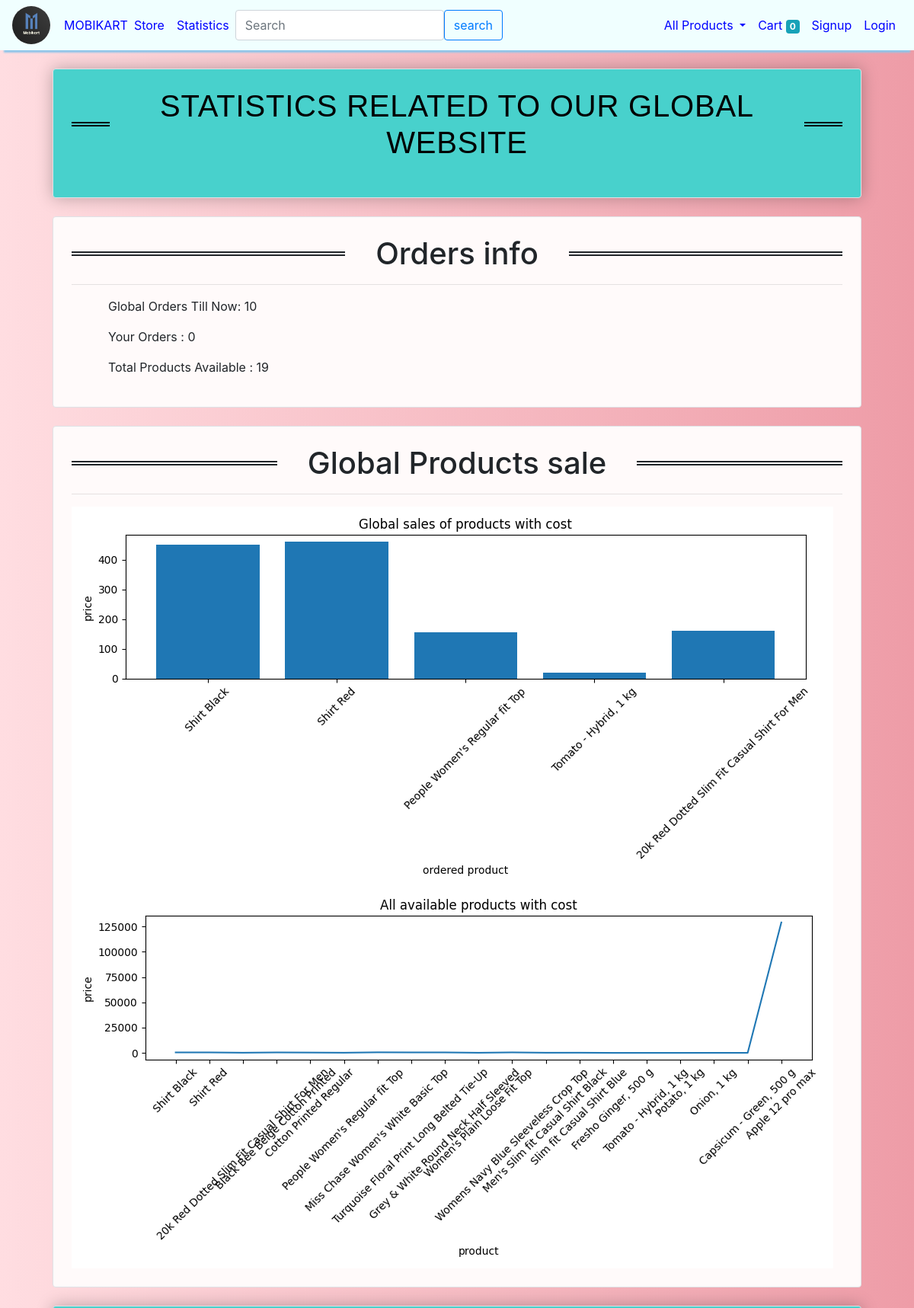
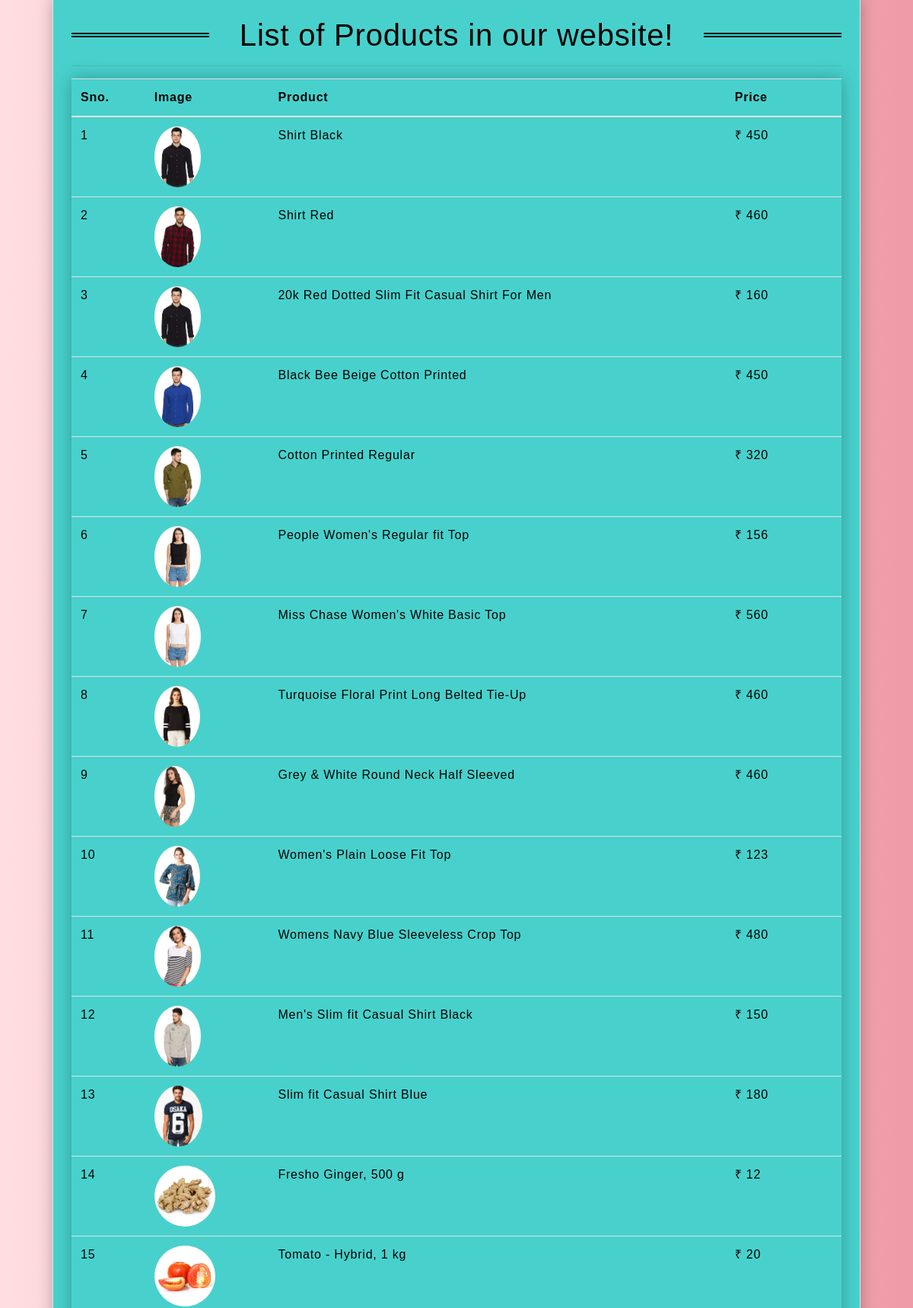
The app's page /statistics (upper part) with its own data (2 pictures, top to bottom).
### store/models/product.py (models this page shows, shortened)
class Product(models.Model):
    name = models.CharField(max_length=50)
    price = models.IntegerField(default=0)
    category = models.ForeignKey(Category, on_delete=models.CASCADE, default=1)
    description = models.CharField(max_length=200, default='' , null=True , blank=True)
    image = models.ImageField(upload_to='uploads/products/')
    status1 = models.BooleanField(default=False)

### store/views/statistics.py (the view)
# urls.py: path('statistics',Stat.as_view(),name='statistics'),
class Stat(View):
    def get(self,request):
        customer = request.session.get('customer')
        orders = Order.objects.all()
        products=Product.objects.all()
        tot_orders=len(orders)
        tot_products=len(products)
        print(tot_orders)
        ur_orders = Order.get_orders_by_customer(customer)
        urs=len(ur_orders)
        qs = Order.objects.all()
        x=[x.product.name for x in qs]
        y=[y.product.price for y in qs]
        chart = get_plot(x, y)
        x1 = [x1.name for x1 in products]
        y1 = [y1.price for y1 in products]
        chart2 = get_plot2(x1, y1)
        return render(request, 'statistics.html', {'tot_orders': tot_orders,'urs':urs,
                                                   'products': products, 'chart':chart,
                                                   'tot_products':tot_products,'chart2':chart2
                                                   })

### store/models/orders.py (called while the page is built)
    @staticmethod
    def get_orders_by_customer(customer_id):
        return Order.objects.filter(customer=customer_id).order_by('-date')

### store/templatetags/custom_filter.py (called while the page is built)
@register.filter(name='currency')
def currency(number):
    return "₹ "+str(number)

### store/views/utils.py (called while the page is built)
def get_graph():
    buffer=BytesIO()
    plt.savefig(buffer, format='png')
    buffer.seek(0)
    image_png=buffer.getvalue()
    graph=base64.b64encode(image_png)
    graph=graph.decode('utf-8')
    buffer.close()
    return graph

def get_plot(x,y):
    plt.switch_backend('AGG')
    plt.figure(figsize=(10,5))
    plt.title('Global sales of products with cost')
    plt.bar(x,y)
    plt.xticks(rotation=45)
    plt.xlabel('ordered product')
    plt.ylabel('price')
    plt.tight_layout()
    graph=get_graph()
    return graph

def get_plot2(x,y):
    plt.switch_backend('AGG')
    plt.figure(figsize=(10,5))
    plt.title('All available products with cost')
    plt.plot(x,y)
    plt.xticks(rotation=45)
    plt.xlabel('product')
    plt.ylabel('price')
    plt.tight_layout()
    graph=get_graph()
    return graph

### store/templates/statistics.html (shortened to what this page needs)
{% extends 'base.html' %}
{% block content %}
{% load custom_filter %}
<div class="container">
   <div class="border rounded p-4 m-4 column" style="background-color: #48D1CC">
        <h1>STATISTICS RELATED TO OUR GLOBAL WEBSITE</h1>
   </div>
</div>
<div class="container">
   <div class="border rounded p-4 m-4 " style="background-color: #FFFAFA">
        <h1>Orders info</h1>
       <hr>
       <p class="display-8 pl-4 ml-4">Global Orders Till Now: {{tot_orders}}</p>
        <p class="display-8 pl-4 ml-4">Your Orders  : {{urs}}</p>
       <p class="display-8 pl-4 ml-4">Total Products Available  : {{tot_products}}</p>
   </div>
</div>
<div class="container">
   <div class="border rounded p-4 m-4" style="background-color: #FFFAFA">
       <h1>Global Products sale</h1>
       <hr>
      {% if chart %}
        <img>
       <img>
      {% endif %}
   </div>
</div>
<div class="container">
   <div class="border rounded p-4 m-4 column" style="background-color: #48D1CC">
       <h1>List of Products in our website!</h1>
       <hr>
        <table class="table">
            <thead>
                <tr>
                    <th>Sno.</th>
                    <th>Image</th>
                    <th>Product</th>
                    <th>Price</th>
                </tr>
            </thead>
            <tbody>
                {% for product in products %}
                <tr>
                    <td>{{forloop.counter}}</td>
                    <td><img style="height: 80px;" class="rounded-circle" src="{{product.image.url}}" alt=""></td>
                    <td>{{product.name}}</td>
                    <td>{{product.price|currency}}</td>
                </tr>
                {% endfor %}
            </tbody>
        </table>
   </div>
</div>
{% endblock %}

### store/templates/base.html (shortened to what this page needs)
<!doctype html>
<html lang="en">
<head>
  <link rel="stylesheet" href="https://maxcdn.bootstrapcdn.com/bootstrap/4.0.0/css/bootstrap.min.css"
>
    <link href="//maxcdn.bootstrapcdn.com/bootstrap/4.0.0/css/bootstrap.min.css" rel="stylesheet" id="bootstrap-css">
</head>
<body>
  <nav class="one-edge-shadow
  sticky-top navbar navbar-expand-lg navbar-dark mb-4">
      <img src="./static/sdp_logo.png" height="50" width="50" alt="avatar" style="border-radius: 50%">
    <a style="color: blue; class="navbar-brand" href="/">MOBIKART</a>
    <div class="collapse navbar-collapse" id="navbarSupportedContent">
      <ul class="navbar-nav mr-auto">
        <li class="nav-item active">
          <a  style="color:blue" class="nav-link" href="/store">Store <span class="sr-only">(current)</span></a>
        </li>
          <li class="nav-item active">
          <a  style="color:blue" class="nav-link" href="/statistics">Statistics  <span class="sr-only">(current)</span></a>
        </li>
        <div class="input-group">
  <input type="search" class="form-control rounded" placeholder="Search" aria-label="Search"
    aria-describedby="search-addon" />
  <button type="button" class="btn btn-outline-primary">search</button>
</div>
      </ul>
      <ul class=" navbar-nav my-2 my-lg-0">
        <li class="dropdown show">
  <a  style="color:blue" class="nav-link dropdown-toggle" href="#" role="button" id="dropdownMenuLink" data-toggle="dropdown" aria-haspopup="true" aria-expanded="false">
    All Products
  </a>
</li>
        <li class="nav-item ">
          <a  style="color:blue" class="nav-link" href="/cart">Cart
            <span class="badge badge-info">{{request.session.cart.keys|length}}</span>
            <span class="sr-only">(current)</span></a>
        </li>
        {% if request.session.customer %}
        <li class="nav-item ">
          <a  style="color:blue" class="nav-link" href="/orders">Orders<span class="sr-only">(current)</span></a>
        </li>
        <li class="nav-item ">
          <a  style="color:blue" class="nav-link" href="/logout">Logout<span class="sr-only">(current)</span></a>
        </li>
          <li class="nav-item ">
          <a  style="color:blue" class="nav-link" href="/profile">Profile<span class="sr-only">(current)</span></a>
        </li>
        {% else %}
        <li class="nav-item ">
          <a  style="color:blue" class="nav-link" href="/signup">Signup<span class="sr-only">(current)</span></a>
        </li>
        <li class="nav-item ">
          <a  style="color:blue" class="nav-link" href="/login">Login<span class="sr-only">(current)</span></a>
        </li>
        {% endif %}
      </ul>
    </div>
  </nav>
    {% block content %}{% endblock %}
</body>
</html>

### store/templates/base.html (style rules this page uses)
nav { background-color: #F0FFFF; }
.one-edge-shadow { box-shadow: 0 8px 2px -5px rgb(142, 197, 233); }
body { background: #ee9ca7; background: -webkit-linear-gradient(to right, #ffdde1, #ee9ca7); background: linear-gradient(to right, #ffdde1, #ee9ca7); }
.column { color: #616161 }

### store/templates/statistics.html (style rules this page uses)
h1 { display: grid; grid-template-columns: minmax(50px, 1fr) auto minmax(50px, 1fr); align-items: center; text-align: center; gap: 40px; }
h1::before, h1::after { content: ''; border-top: 6px double; }
body, h1 { margin: 0; }

### records on screen
Product: image (picture), name "Shirt Black", price "₹ 450"
Product: image (picture), name "Shirt Red", price "₹ 460"
Product: image (picture), name "20k Red Dotted Slim Fit Casual Shirt For Men", price "₹ 160"
Product: image (picture), name "Black Bee Beige Cotton Printed", price "₹ 450"
Product: image (picture), name "Cotton Printed Regular", price "₹ 320"
Product: image (picture), name "People Women's Regular fit Top", price "₹ 156"
Product: image (picture), name "Miss Chase Women's White Basic Top", price "₹ 560"
Product: image (picture), name "Turquoise Floral Print Long Belted Tie-Up", price "₹ 460"
Product: image (picture), name "Grey & White Round Neck Half Sleeved", price "₹ 460"
Product: image (picture), name "Women's Plain Loose Fit Top", price "₹ 123"
Product: image (picture), name "Womens Navy Blue Sleeveless Crop Top", price "₹ 480"
Product: image (picture), name "Men's Slim fit Casual Shirt Black", price "₹ 150"
Product: image (picture), name "Slim fit Casual Shirt Blue", price "₹ 180"
Product: image (picture), name "Fresho Ginger, 500 g", price "₹ 12"
Product: image (picture), name "Tomato - Hybrid, 1 kg", price "₹ 20"

### other values on screen
{{ request.session.cart.keys|length }} "0"
{{ tot_orders }} "10"
{{ urs }} "0"
{{ tot_products }} "19"
